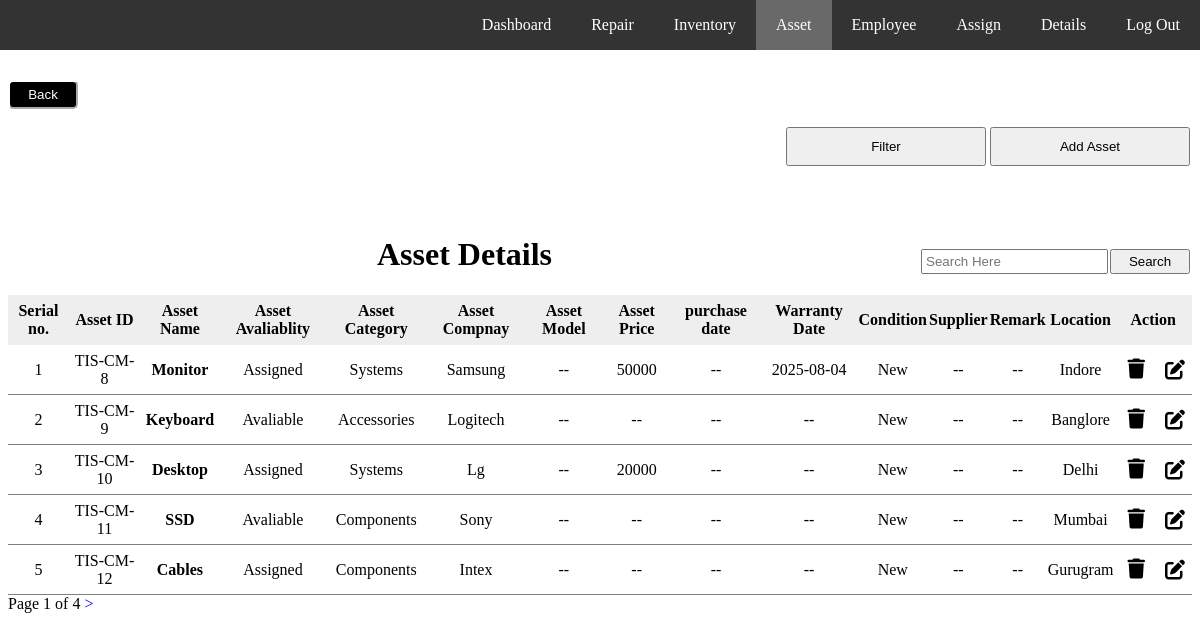
Page /asset_details/ (signed in) on the committed database.
### test_app/models.py (models this page shows)
class Tools(models.Model):
        tool_name = models.CharField(max_length=200)
        tool_id= models.CharField(max_length=100, null=True, blank=True )
        tool_category=models.CharField(max_length=150)
        tool_assigned=models.CharField(max_length=150,null=True)
        assigned_employee_id=models.CharField(max_length=150,null=True)
        tool_avaliability=models.CharField(max_length=10, default='Avaliable')
        tool_company=models.CharField(max_length=150,null=True,default='--')
        tool_model=models.CharField(max_length=150,null=True,default='--')
        tool_purchase=models.CharField(max_length=150,null=True)
        tool_warantty=models.CharField(max_length=150,null=True)
        tool_condition=models.CharField(max_length=150,null=True)
        tool_price=models.IntegerField(max_length=150,null=True, default = -1)
        tool_supplier=models.CharField(max_length=150,null=True)
        tool_invoice=models.IntegerField(max_length=150,null=True)
        tool_location=models.CharField(max_length=150,null=True, default='--')
        tool_remark=models.CharField(max_length=150,null=True, default='--')
        tool_assigneddate=models.DateField(null=True)
        tool_type=models.CharField(max_length=150,null=True,default=1)
        repair_status=models.CharField(max_length=150,null=True, default="Not In Repair")

### test_app/views.py (the view, shortened to what this page needs)
# urls.py: path('asset_details/',views.asset_details,name='asset_details'),
@login_required
def asset_details(request):
  data=Tools.objects.all()
  items_per_page = 5
  total_page = math.ceil(Tools.objects.all().count()/items_per_page)
  paginator = Paginator(data, items_per_page)
  page_number = request.GET.get('page')
  try:
         page_obj = paginator.get_page(page_number)
  except PageNotAnInteger:
         page_obj = paginator.page(1)
  except EmptyPage:
         page_obj = paginator.page(paginator.num_pages)
  data = Category.objects.all()
  value= data.values('device_name')
  category=data.values('category_name')
  location = Tools.objects.values('tool_location').distinct()
  company = Tools.objects.values('tool_company').distinct()
  max_ = Tools.objects.aggregate(Max('tool_price'))
  print("max_price")
  max_price = max_['tool_price__max']+1
  if max_price == None :
      max_price = 0
  a=0
  b=0
  c=0
  d=0
  my_list =[]
  category_list= []
  location_list = []
  company_list = []
  condition = ['New' , 'Average' , 'Bad']
  avaliability = ['Avaliable' , 'Assigned' , 'In-Repair']
  for k in company :
      user = company[d]['tool_company']
      d=d+1
      company_list.append(user)
  company_list.remove('')
  company_list.sort()
  for l in category :
    user = category[b]['category_name']
    b = b+1
    category_list.append(user)
  for j in value :
    user = value[a]['device_name']
    a= a+1
    my_list.append(user.split(','))
  tool_list = []
  for sublist in my_list:
    for item in sublist:
        tool_list.append(item)
  top_five_tools = tool_list[:5]
  top_five_category = category_list[:5]
  top_five_location = location_list[:5]
  top_five_company = company_list[:5]
  print(top_five_company)
  for i in location :
     user = location[c]['tool_location']
     c = c+1
     location_list.append(user)
  location_list.remove('')
  len_of_tool_list = len(tool_list)
  len_of_tool_category =len(category_list)
  len_of_location = len(location_list)
  len_of_company = len(company_list)
  context={'page_obj':page_obj, 'details':'details','total':total_page,'tool_list':tool_list,'tool_category':category_list ,
            'top_five_tools':top_five_tools , 'location_list' : location_list , 'len_of_tools' : len_of_tool_list ,
            'len_of_category' : len_of_tool_category , 'len_of_location' : len_of_location ,
             'condition' : condition , 'top_five_category' : top_five_category , 'top_five_location' : top_five_location  ,
             'avaliability' :  avaliability , 'tool_company' : company_list , 'top_five_company' : top_five_company ,
               'len_of_company': len_of_company , 'max_price' : max_price}
  return render(request,'test_app/asset_details.html' ,context)

### test_app/templates/test_app/asset_details.html (shortened to what this page needs)
{% load static %}
<!DOCTYPE html>
<html>
<head>
     <link rel="stylesheet" href="https://cdnjs.cloudflare.com/ajax/libs/font-awesome/6.0.0/css/all.min.css" />
</head>
<body>
{% include 'test_app/navbar.html' %}
<br>
    <a href="/dashboard"><input type="submit" value="Back" style="margin-top: 20px; width: 70px; border-radius: 5px; border-color: white; padding: 5px; background-color: black; color: white;"></a>
  <a      href="{% url 'inventory' %}" style="float: right;">
    <button type="submit" style="width: 200px; padding: 10px;">Add Asset</button>
   <br>
  </a>
   <button type="button" onclick="filter_function()"style="width: 200px; padding: 10px; float: right;">Filter</button>
<br>
<br>
<br style="font-weight: bold; font-size: 10px;">
<button type="button" onclick="search_function()" style=   "padding: 3px; width: 80px; float: right; margin-top: 70px;">Search</button>
<input type="text" id="search" name="search" placeholder="Search Here" style="float: right; margin-top: 70px; padding: 3px;"><br><br>
<h1 class='list' style="text-align: center; ">Asset Details</h1>
<table>
  <thead style="background-color: #eee;">
    <tr>
                <th> Serial no.</th>
                <th>Asset ID</th>
                <th>Asset Name</th>
                <th>Asset Avaliablity</th>
                <th>Asset Category</th>
                <th>Asset Compnay</th>
                <th>Asset Model</th>
                <th>Asset Price</th>
                <th>purchase date</th>
                <th>Warranty Date</th>
                <th>Condition</th>
                <th>Supplier</th>
                <th>Remark</th>
                <th>Location</th>
                <th colspan="2">Action</th>
    </tr>
  </thead>
    <tbody id="tableBody">
              {% for k in page_obj.object_list %}
            <tr>
                <td>{{forloop.counter}}</td>
                <td>{{k.tool_id}}</td>
                <td style="text-transform: capitalize; font-weight: bold;">{{k.tool_name}}</td>
                <td>{{k.tool_avaliability}}</td>
                <td style="text-transform: capitalize;">{{k.tool_category}}</td>
                {% if k.tool_company %}
                   <td style="text-transform: capitalize;">{{k.tool_company}}</td>
                {% else %}
                   <td>--</td>
                {% endif %}
                {% if k.tool_model %}
                   <td>{{k.tool_model}}</td>
                {% else %}
                   <td>--</td>
                {% endif %}
                {% if k.tool_price %}
                <td>{{k.tool_price}}</td>
                {% else %}
                <td>--</td>
                {% endif %}
                {% if k.tool_purchase %}
                    <td>{{k.tool_purchase}}</td>
                {% else %}
                     <td>--</td>
                {% endif %}
                {% if k.tool_warantty %}
                  <td>{{k.tool_warantty}}</td>
                {% else %}
                  <td>--</td>
                  {% endif %}
                <td>{{k.tool_condition}}</td>
                {% if k.tool_supplier %}
                <td>{{k.tool_supplier}}</td>
                {% else %}
                <td>--</td>
                {% endif %}
                {% if k.tool_remark %}
                <td>{{k.tool_remark}}</td>
                {% else %}
                <td>--</td>
                {% endif %}
                {% if k.tool_location %}
                <td>{{k.tool_location}}</td>
                {% else %}
                <td >--</td>
                {% endif %}
                <td>
                <button onclick="deleteEmployee('{{ k.tool_id }}')" style="background:none; border:none; font-size:20px; cursor:pointer;"><i class="fas fa-trash"></i></button>
               </td>
               <td>   <form  action="{% url 'edit_tool' %}" method="POST">
                  <a href="{% url 'edit_tool' %}"><input type="submit" class="fas" value=  "&#xf044;" style="background: none; border: none; font-size: 20px;" ></a> </form>
               </td>
            </tr>
      {% endfor %}
    </tbody>
</table>
<div id="pagiation">
        <span>Page {{page_obj.number}} of {{total}}</span>
        {%if page_obj.has_next %}
            <a href="?page={{page_obj.next_page_number}}" style="text-decoration: none; color: blue;">></a>
        {% endif %}
</div>
</body>
</html>

### test_app/templates/test_app/asset_details.html (style rules this page uses)
table, td, th { border: 1px solid; border: none; }
tr { height:50px }
td { border-bottom: 1px solid gray; }
table { width: 100%; border-collapse: collapse; text-align: center; margin-left: auto; margin-right: auto; }

### test_app/templates/test_app/navbar.html (style rules this page uses)
button { padding: 5px 10px; margin: 2px; cursor: pointer; }

### rows in the picture
Tools: tool_id "TIS-CM- 8", tool_name "Monitor", tool_avaliability "Assigned", tool_category "Systems", tool_company "Samsung", tool_price "50000", tool_warantty "2025-08-04", tool_condition "New", tool_location "Indore"
Tools: tool_id "TIS-CM- 9", tool_name "Keyboard", tool_avaliability "Avaliable", tool_category "Accessories", tool_company "Logitech", tool_condition "New", tool_location "Banglore"
Tools: tool_id "TIS-CM- 10", tool_name "Desktop", tool_avaliability "Assigned", tool_category "Systems", tool_company "Lg", tool_price "20000", tool_condition "New", tool_location "Delhi"
Tools: tool_id "TIS-CM- 11", tool_name "SSD", tool_avaliability "Avaliable", tool_category "Components", tool_company "Sony", tool_condition "New", tool_location "Mumbai"
Tools: tool_id "TIS-CM- 12", tool_name "Cables", tool_avaliability "Assigned", tool_category "Components", tool_company "Intex", tool_condition "New", tool_location "Gurugram"

### other values in the picture
{{ page_obj.number }} "1"
{{ total }} "4"
